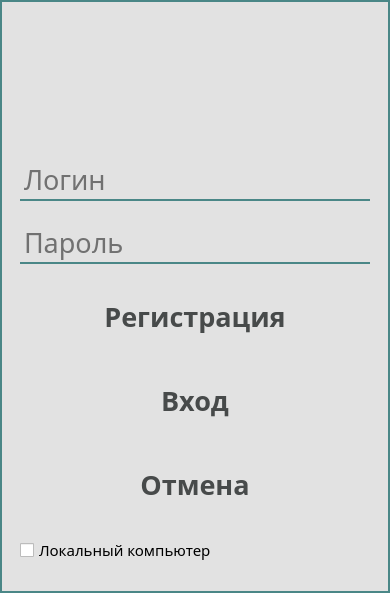
<?xml version="1.0" encoding="UTF-8"?>
<ui version="4.0">
 <class>LoginWindow</class>
 <widget class="QMainWindow" name="LoginWindow">
  <property name="windowModality">
   <enum>Qt::ApplicationModal</enum>
  </property>
  <property name="geometry">
   <rect>
    <x>0</x>
    <y>0</y>
    <width>390</width>
    <height>593</height>
   </rect>
  </property>
  <property name="sizePolicy">
   <sizepolicy hsizetype="Fixed" vsizetype="Fixed">
    <horstretch>0</horstretch>
    <verstretch>0</verstretch>
   </sizepolicy>
  </property>
  <property name="font">
   <font>
    <family>Cascadia Mono ExtraLight</family>
    <pointsize>16</pointsize>
   </font>
  </property>
  <property name="windowTitle">
   <string>Авторизация</string>
  </property>
  <property name="styleSheet">
   <string notr="true">QMainWindow {
  background-color : #e2e2e2;
 border: 2px solid #4a8787;
}

QLineEdit {
  background-color : #e2e2e2;
	border-style: solid;
	border-top-color: transparent;
	border-right-color: transparent;
	border-left-color: transparent;
	border-bottom-color: #4a8787;
	border-width: 2px;
	color: #000000;

}

QPushButton {
    background-color : #e2e2e2;
	color: #474a4a;
	padding: 2px; 
}


QPushButton::flat
{
	background-color: transparent;
	border: none;
	color: #474a4a;

}


QPushButton::disabled
{
	background-color: #e2e2e2;
	color: #e2e2e2;
	border-color: #e2e2e2;

}


QPushButton::hover
{
	background-color: #7db5af;
	border: 1px solid #7db5af;
	color: #fff
}


QPushButton::pressed
{
	background-color: #4a8787;
	border: 1px solid #2f6363;

}
QStatusBar {
	color:#4a8787;
}</string>
  </property>
  <widget class="QWidget" name="centralwidget">
   <layout class="QVBoxLayout" name="verticalLayout" stretch="2,1,1,1,1,1,1">
    <property name="spacing">
     <number>20</number>
    </property>
    <property name="leftMargin">
     <number>20</number>
    </property>
    <property name="topMargin">
     <number>10</number>
    </property>
    <property name="rightMargin">
     <number>20</number>
    </property>
    <property name="bottomMargin">
     <number>10</number>
    </property>
    <item>
     <widget class="QLabel" name="lbAuth">
      <property name="font">
       <font>
        <family>Cascadia Code Light</family>
        <weight>50</weight>
        <bold>false</bold>
       </font>
      </property>
      <property name="frameShape">
       <enum>QFrame::NoFrame</enum>
      </property>
      <property name="frameShadow">
       <enum>QFrame::Raised</enum>
      </property>
      <property name="lineWidth">
       <number>1</number>
      </property>
      <property name="midLineWidth">
       <number>0</number>
      </property>
      <property name="text">
       <string/>
      </property>
      <property name="pixmap">
       <pixmap>sources/img/logo_truck.jpg</pixmap>
      </property>
     </widget>
    </item>
    <item>
     <widget class="QLineEdit" name="leLogin">
      <property name="font">
       <font>
        <family>Cascadia Code Light</family>
        <pointsize>20</pointsize>
        <weight>50</weight>
        <bold>false</bold>
       </font>
      </property>
      <property name="acceptDrops">
       <bool>false</bool>
      </property>
      <property name="autoFillBackground">
       <bool>false</bool>
      </property>
      <property name="maxLength">
       <number>15</number>
      </property>
      <property name="frame">
       <bool>false</bool>
      </property>
      <property name="placeholderText">
       <string>Логин</string>
      </property>
      <property name="clearButtonEnabled">
       <bool>true</bool>
      </property>
     </widget>
    </item>
    <item>
     <widget class="QLineEdit" name="lePassword">
      <property name="font">
       <font>
        <family>Cascadia Code Light</family>
        <pointsize>20</pointsize>
        <weight>50</weight>
        <bold>false</bold>
       </font>
      </property>
      <property name="acceptDrops">
       <bool>false</bool>
      </property>
      <property name="autoFillBackground">
       <bool>false</bool>
      </property>
      <property name="maxLength">
       <number>15</number>
      </property>
      <property name="frame">
       <bool>false</bool>
      </property>
      <property name="placeholderText">
       <string>Пароль</string>
      </property>
     </widget>
    </item>
    <item>
     <widget class="QPushButton" name="btnCreate">
      <property name="sizePolicy">
       <sizepolicy hsizetype="Preferred" vsizetype="Expanding">
        <horstretch>0</horstretch>
        <verstretch>0</verstretch>
       </sizepolicy>
      </property>
      <property name="minimumSize">
       <size>
        <width>0</width>
        <height>45</height>
       </size>
      </property>
      <property name="font">
       <font>
        <family>Cascadia Code Light</family>
        <pointsize>20</pointsize>
        <weight>75</weight>
        <bold>true</bold>
       </font>
      </property>
      <property name="cursor">
       <cursorShape>PointingHandCursor</cursorShape>
      </property>
      <property name="text">
       <string>Регистрация</string>
      </property>
      <property name="flat">
       <bool>true</bool>
      </property>
     </widget>
    </item>
    <item>
     <widget class="QPushButton" name="btnSign">
      <property name="sizePolicy">
       <sizepolicy hsizetype="Preferred" vsizetype="Expanding">
        <horstretch>0</horstretch>
        <verstretch>0</verstretch>
       </sizepolicy>
      </property>
      <property name="minimumSize">
       <size>
        <width>0</width>
        <height>45</height>
       </size>
      </property>
      <property name="font">
       <font>
        <family>Cascadia Code Light</family>
        <pointsize>20</pointsize>
        <weight>75</weight>
        <bold>true</bold>
       </font>
      </property>
      <property name="cursor">
       <cursorShape>PointingHandCursor</cursorShape>
      </property>
      <property name="text">
       <string>Вход</string>
      </property>
      <property name="default">
       <bool>true</bool>
      </property>
      <property name="flat">
       <bool>true</bool>
      </property>
     </widget>
    </item>
    <item>
     <widget class="QPushButton" name="btnCancel">
      <property name="sizePolicy">
       <sizepolicy hsizetype="Preferred" vsizetype="Expanding">
        <horstretch>0</horstretch>
        <verstretch>0</verstretch>
       </sizepolicy>
      </property>
      <property name="minimumSize">
       <size>
        <width>0</width>
        <height>45</height>
       </size>
      </property>
      <property name="font">
       <font>
        <family>Cascadia Code Light</family>
        <pointsize>20</pointsize>
        <weight>75</weight>
        <bold>true</bold>
       </font>
      </property>
      <property name="cursor">
       <cursorShape>PointingHandCursor</cursorShape>
      </property>
      <property name="text">
       <string>Отмена</string>
      </property>
      <property name="flat">
       <bool>true</bool>
      </property>
     </widget>
    </item>
    <item>
     <widget class="QCheckBox" name="cbLocalConnection">
      <property name="font">
       <font>
        <family>Cascadia Code Light</family>
        <pointsize>11</pointsize>
        <weight>50</weight>
        <bold>false</bold>
       </font>
      </property>
      <property name="text">
       <string>Локальный компьютер</string>
      </property>
     </widget>
    </item>
   </layout>
  </widget>
  <widget class="QStatusBar" name="statusbar">
   <property name="sizeGripEnabled">
    <bool>false</bool>
   </property>
  </widget>
 </widget>
 <resources/>
 <connections/>
</ui>
